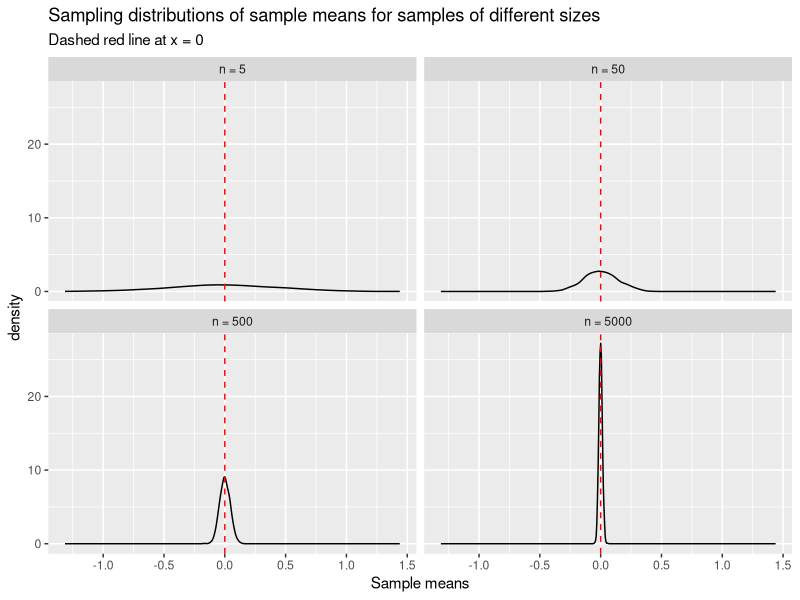
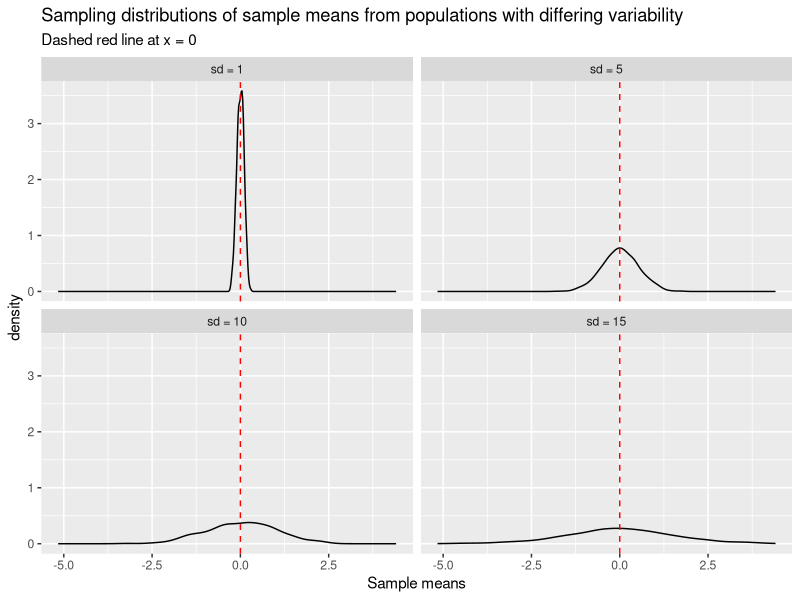
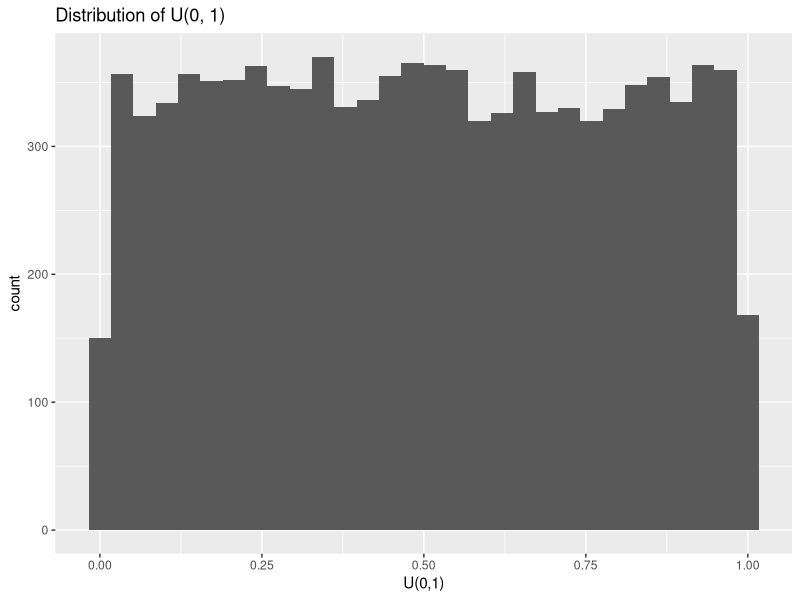
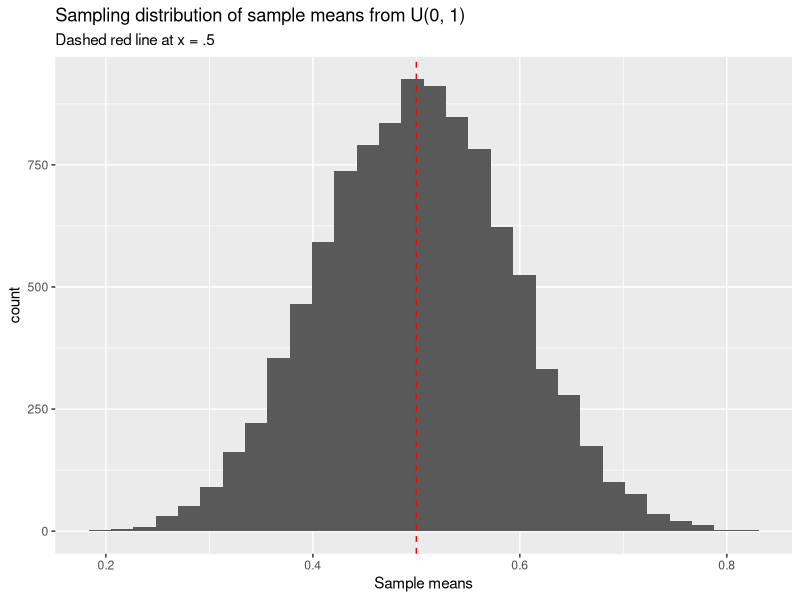
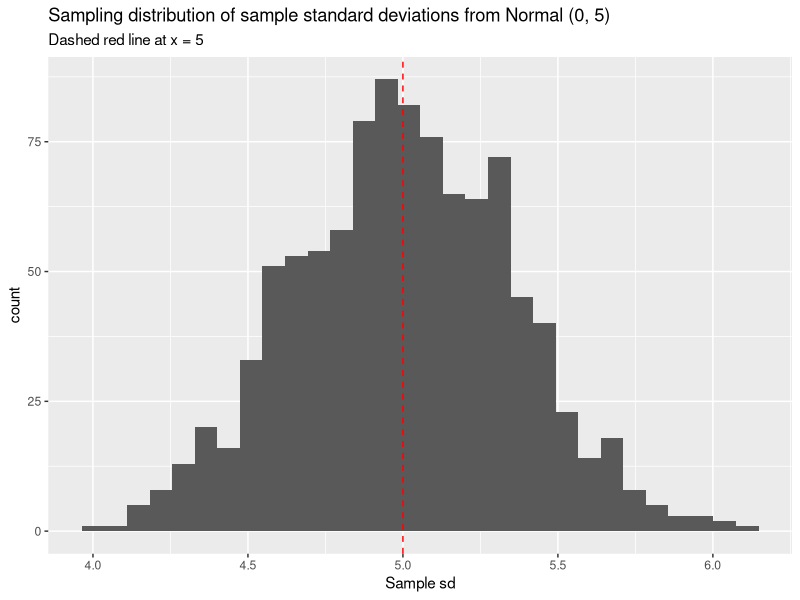
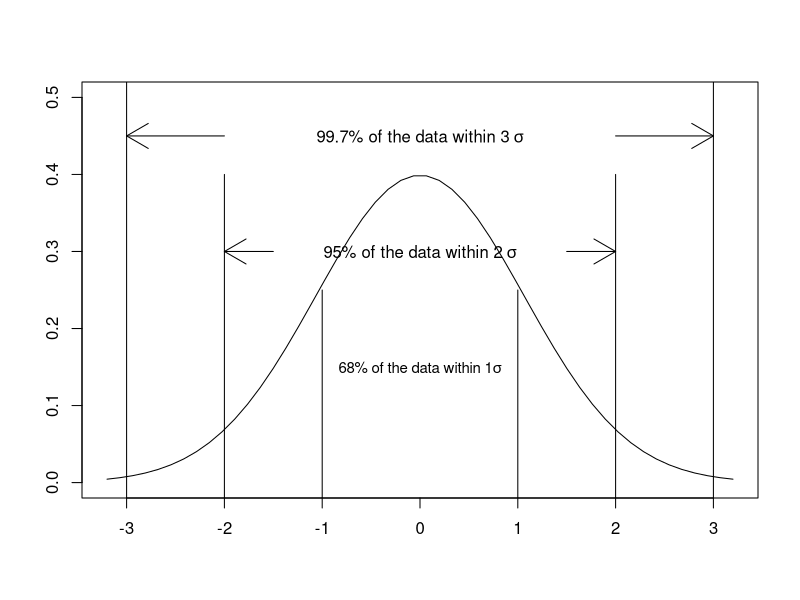
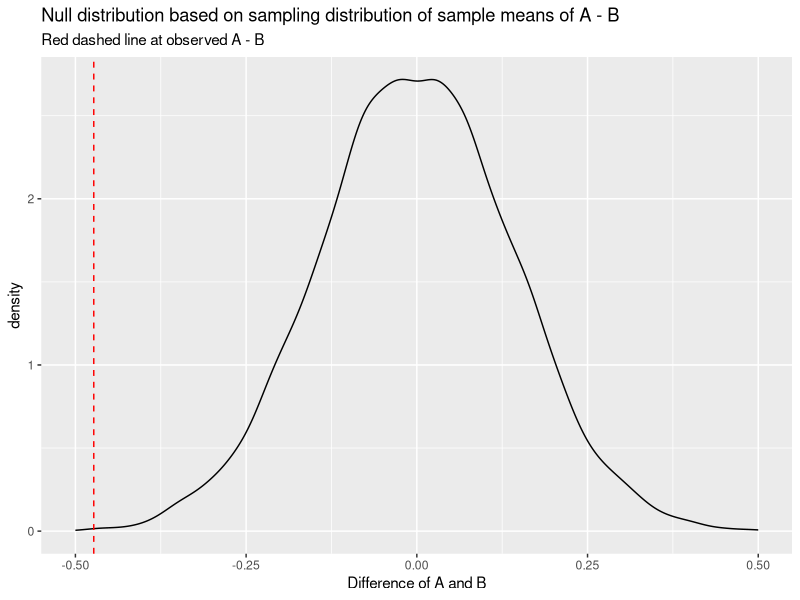
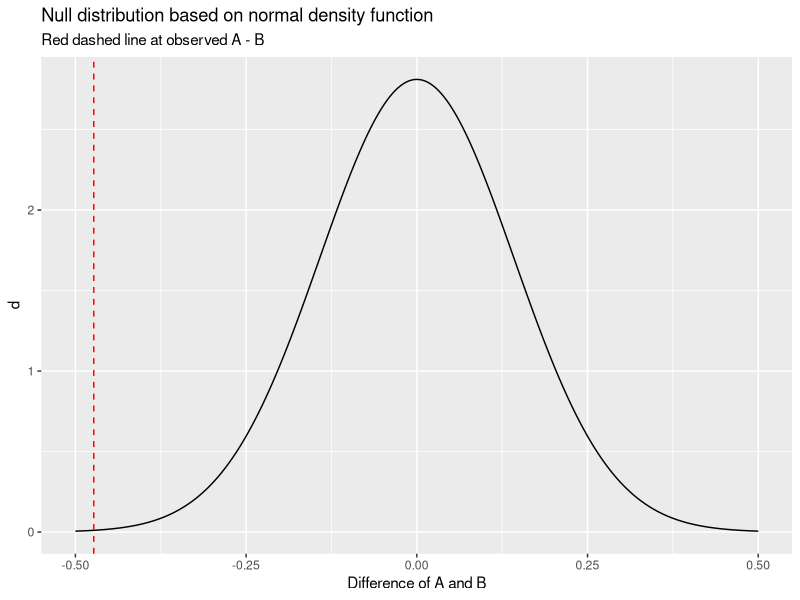

Recreate these plots in R, in order.
## ---- chunk 1
knitr::opts_chunk$set(cache=F, warning=FALSE, message=FALSE)
library(arm)
library(ggplot2)
library(tidyr)
library(dplyr)
library(gridExtra)
library(grid)


## ---- chunk 2
set.seed(1234)
(sample1 <- rnorm(n = 10, mean = 0, sd = 1)) 
mean(sample1)
## ---- chunk 3
(sample2 <- rnorm(10))
mean(sample2)
## ---- chunk 4
library(tidyverse)
## ---- chunk 5
samples <- data.frame(n5 = replicate(1000, mean(rnorm(5))),
                      n50 = replicate(1000, mean(rnorm(50))),
                      n500 = replicate(1000, mean(rnorm(500))),
                      n5000 = replicate(1000, mean(rnorm(5000))))

names(samples) <- c("n = 5","n = 50","n = 500","n = 5000")

## ---- chunk 6
library(tidyr)

samples <- samples %>%
  gather(key = size, value = means,`n = 5`,`n = 50`,`n = 500`,`n = 5000`)
## ---- chunk 7
ggplot(samples, aes(means)) +
  geom_density() +
  facet_wrap(~size) +
  geom_vline(xintercept = 0, col = "red", lty = 2) +
  labs(title = "Sampling distributions of sample means for samples of different sizes",
       subtitle = "Dashed red line at x = 0",
       x = "Sample means")

## ---- chunk 8
data.frame(sd1 = replicate(1000, mean(rnorm(100, sd = 1))),
           sd5 = replicate(1000, mean(rnorm(100, sd = 5))),
           sd10 = replicate(1000, mean(rnorm(100, sd = 10))),
           sd15 = replicate(1000, mean(rnorm(100, sd = 15)))) %>%
  dplyr::rename(`sd = 1` = sd1, `sd = 5` = sd5,`sd = 10` = sd10,`sd = 15` = sd15) %>%
  gather(size, means, `sd = 1`, `sd = 5`,`sd = 10`,`sd = 15`) %>% 
  mutate(size = factor(size, levels = c("sd = 1", "sd = 5", "sd = 10", "sd = 15"))) %>%
  ggplot(aes(means)) +
  geom_density() +
  facet_wrap(~size) +
  geom_vline(xintercept = 0, col = "red", lty = 2) +
  labs(title = "Sampling distributions of sample means from populations with differing variability",
       subtitle = "Dashed red line at x = 0",
       x = "Sample means")

## ---- chunk 9
runif(10)
## ---- chunk 10
data.frame(unif = runif(10000)) %>%
  ggplot(aes(unif)) +
  geom_histogram() +
  ggtitle("Distribution of U(0, 1)") +
  xlab("U(0,1)")
## ---- chunk 11
data.frame(means = replicate(10000, mean(runif(10)))) %>%
  ggplot(aes(means)) +
  geom_histogram() +
  labs(title = "Sampling distribution of sample means from U(0, 1)",
       subtitle = "Dashed red line at x = .5",
       x = "Sample means") +
  geom_vline(xintercept = .5, col = "red", lty = 2)
  

## ---- chunk 12

data.frame(sd = replicate(1000, sd(rnorm(100, sd = 5)))) %>%
  ggplot(aes(sd)) + 
  geom_histogram() +
  geom_vline(xintercept = 5, col = "red", lty = 2) +
  labs(title = "Sampling distribution of sample standard deviations from Normal (0, 5)",
       subtitle = "Dashed red line at x = 5",
       x = "Sample sd") 

## ---- chunk 13
set.seed(1234)
N <- rnorm(n = 100, mean = 0, sd = 1)
sd(N)/sqrt(100)
## ---- chunk 14
B <- rbinom(n = 100, size = 1, prob = .5)
sqrt( sum(B)/100*(1 - sum(B)/100)/100)

## ---- chunk 15
mean(N)

mean(N) - 1.96 * sd(N)/sqrt(100)

mean(N) + 1.96 * sd(N)/sqrt(100)
## ---- chunk 16
plot(seq(-3.2,3.2,length=50),dnorm(seq(-3,3,length=50),0,1),type="l",xlab="",ylab="",ylim=c(0,0.5))
segments(x0 = c(-3,3),y0 = c(-1,-1),x1 = c(-3,3),y1=c(1,1))
text(x=0,y=0.45,labels = expression("99.7% of the data within 3" ~ sigma))
arrows(x0=c(-2,2),y0=c(0.45,0.45),x1=c(-3,3),y1=c(0.45,0.45))
segments(x0 = c(-2,2),y0 = c(-1,-1),x1 = c(-2,2),y1=c(0.4,0.4))
text(x=0,y=0.3,labels = expression("95% of the data within 2" ~ sigma))
arrows(x0=c(-1.5,1.5),y0=c(0.3,0.3),x1=c(-2,2),y1=c(0.3,0.3))
segments(x0 = c(-1,1),y0 = c(-1,-1),x1 = c(-1,1),y1=c(0.25,0.25))
text(x=0,y=0.15,labels = expression("68% of the data within 1" * sigma),cex=0.9)
## ---- chunk 17

numbers <- 1:10
sample(numbers, replace = F)
sample(numbers, replace = F)

## ---- chunk 18
sample(numbers, replace = T)
sample(numbers, replace = T)

## ---- chunk 19
set.seed(1234)  
n <- 100
x <- rnorm(n)
boot_mean <- NULL
## ---- chunk 20
for (i in 1:1000){
  boot_sample <- sample(x, replace = T)
  boot_mean[i] <- mean(boot_sample)
}

head(boot_mean)

## ---- chunk 21
sd(boot_mean)
## ---- chunk 22
sd(x)/sqrt(n)
## ---- chunk 23
quantile(boot_mean, probs = c(.025, .975))

mean(x) - 1.96 * sd(x)/sqrt(n)
mean(x) + 1.96 * sd(x)/sqrt(n)

## ---- chunk 24
boot_sd <- NULL

for(i in 1:1000){
  boot_sample <- sample(x, replace = T)
  boot_sd[i] <- sd(boot_sample)
}

quantile(boot_sd, probs = c(.025, .975))
## ---- chunk 25
n <- 100
set.seed(512)
A <- rnorm(n, mean = 1, sd = 1)

B <- rnorm(n, mean = 1.25, sd = 1)

mean(A) - mean(B)
## ---- chunk 26
set.seed(513)
null <- replicate(10000, mean(rnorm(n, mean = 0, sd = sqrt(var(A) + var(B)))))

ggplot(data.frame(null=null), aes(null)) +
  geom_density() +
  xlim(c(-.5, .5)) +
  geom_vline(xintercept = mean(A) - mean(B), col = "red", lty = 2) +
  labs(title = "Null distribution based on sampling distribution of sample means of A - B",
       subtitle = "Red dashed line at observed A - B",
       x = "Difference of A and B") 
  
## ---- chunk 27
null_df <- data.frame(x = seq(-.5, .5, by = .001))
null_df$d <- dnorm(null_df$x, mean = 0, sd = sqrt(var(A) + var(B))/sqrt(n))
  
  
ggplot(null_df, aes(x, d)) + 
  geom_line() +
  xlim(c(-.5,.5)) +
  geom_vline(xintercept = mean(A) - mean(B), col = "red", lty = 2) +
  labs(title = "Null distribution based on normal density function",
       subtitle = "Red dashed line at observed A - B",
       x = "Difference of A and B")

## ---- chunk 28
scramble <- function(a, b, length){
  new_vector <- sample(c(a, b))
  new_a <- new_vector[1:length]
  new_b <- new_vector[(length + 1):(2*length)]
  (difference <- new_a - new_b)
}

set.seed(513)
null <- replicate(10000, mean(scramble(A, B, n)))

ggplot(data.frame(null=null), aes(null)) +
  geom_density() +
  xlim(c(-.5, .5)) +
  geom_vline(xintercept = mean(A) - mean(B), col = "red", lty = 2) +
  labs(title = "Null distribution based on permutation",
       subtitle = "Red dashed line at observed A - B",
       x = "Difference of A and B")
  

## ---- chunk 29
quantile(null, probs = c(.025, .975))
## ---- chunk 30
0 - 1.96 * sqrt(var(A) + var(B))/sqrt(n)
0 + 1.96 * sqrt(var(A) + var(B))/sqrt(n)

## ---- chunk 31
t.test(x = A, y = B, alternative = "two.sided", paired = F, var.equal = T)
## ---- chunk 32
(t <- (mean(A) - mean(B))/sqrt(sd(A)^2/n + sd(B)^2/n))

## ---- chunk 33
t_null <- data.frame(t_dist = rt(10000, df = n + n - 2))

ggplot(t_null, aes(t_dist)) +
  geom_density() +
  xlim(c(t -.5, max(t_null$t_dist))) + 
  geom_vline(xintercept = t, col = "red", lty = 2) +
  labs(title = "Null distribution based on student's t-distribution",
       subtitle = "Red dashed line at observed t statistic",
       x = "T(198)")


## ---- chunk 34
options(scipen = 999)
## ---- chunk 35
sum(t_null < t)

sum(t_null < t)/10000

## ---- chunk 36
2*pt(q = t, df = n + n - 2) 
